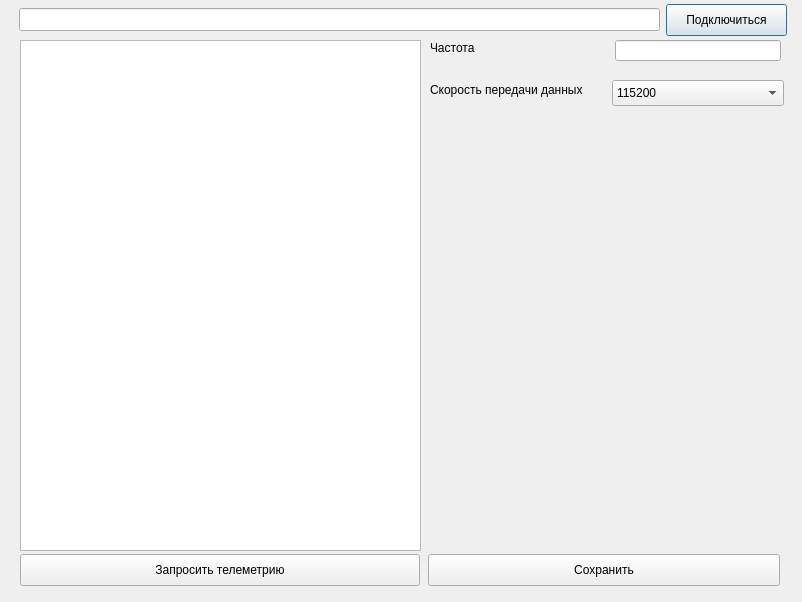
<?xml version="1.0" encoding="UTF-8"?>
<ui version="4.0">
 <class>Dialog</class>
 <widget class="QDialog" name="Dialog">
  <property name="geometry">
   <rect>
    <x>0</x>
    <y>0</y>
    <width>802</width>
    <height>602</height>
   </rect>
  </property>
  <property name="minimumSize">
   <size>
    <width>802</width>
    <height>602</height>
   </size>
  </property>
  <property name="windowTitle">
   <string>Dialog</string>
  </property>
  <property name="inputMethodHints">
   <set>Qt::ImhDigitsOnly</set>
  </property>
  <widget class="QLineEdit" name="lineEdit">
   <property name="geometry">
    <rect>
     <x>19</x>
     <y>8</y>
     <width>641</width>
     <height>23</height>
    </rect>
   </property>
   <property name="readOnly">
    <bool>true</bool>
   </property>
  </widget>
  <widget class="QPushButton" name="pushButton">
   <property name="geometry">
    <rect>
     <x>666</x>
     <y>4</y>
     <width>121</width>
     <height>32</height>
    </rect>
   </property>
   <property name="text">
    <string>Подключиться</string>
   </property>
  </widget>
  <widget class="QTextEdit" name="textEdit">
   <property name="geometry">
    <rect>
     <x>20</x>
     <y>40</y>
     <width>401</width>
     <height>511</height>
    </rect>
   </property>
  </widget>
  <widget class="QLineEdit" name="lineEdit_2">
   <property name="geometry">
    <rect>
     <x>615</x>
     <y>40</y>
     <width>166</width>
     <height>21</height>
    </rect>
   </property>
   <property name="inputMethodHints">
    <set>Qt::ImhNone</set>
   </property>
  </widget>
  <widget class="QLabel" name="label">
   <property name="geometry">
    <rect>
     <x>430</x>
     <y>40</y>
     <width>60</width>
     <height>16</height>
    </rect>
   </property>
   <property name="text">
    <string>Частота</string>
   </property>
  </widget>
  <widget class="QLabel" name="label_2">
   <property name="geometry">
    <rect>
     <x>430</x>
     <y>80</y>
     <width>181</width>
     <height>20</height>
    </rect>
   </property>
   <property name="text">
    <string>Скорость передачи данных</string>
   </property>
  </widget>
  <widget class="QComboBox" name="comboBox">
   <property name="geometry">
    <rect>
     <x>612</x>
     <y>80</y>
     <width>172</width>
     <height>26</height>
    </rect>
   </property>
   <item>
    <property name="text">
     <string>115200</string>
    </property>
   </item>
   <item>
    <property name="text">
     <string>57600</string>
    </property>
   </item>
   <item>
    <property name="text">
     <string>38400</string>
    </property>
   </item>
   <item>
    <property name="text">
     <string>19200</string>
    </property>
   </item>
   <item>
    <property name="text">
     <string>9600</string>
    </property>
   </item>
   <item>
    <property name="text">
     <string>4800</string>
    </property>
   </item>
  </widget>
  <widget class="QPushButton" name="pushButton_2">
   <property name="geometry">
    <rect>
     <x>20</x>
     <y>554</y>
     <width>400</width>
     <height>32</height>
    </rect>
   </property>
   <property name="text">
    <string>Запросить телеметрию</string>
   </property>
  </widget>
  <widget class="QPushButton" name="pushButton_3">
   <property name="geometry">
    <rect>
     <x>428</x>
     <y>554</y>
     <width>352</width>
     <height>32</height>
    </rect>
   </property>
   <property name="text">
    <string>Сохранить</string>
   </property>
  </widget>
 </widget>
 <resources/>
 <connections>
  <connection>
   <sender>Dialog</sender>
   <signal>accepted()</signal>
   <receiver>comboBox</receiver>
   <slot>clearEditText()</slot>
   <hints>
    <hint type="sourcelabel">
     <x>400</x>
     <y>300</y>
    </hint>
    <hint type="destinationlabel">
     <x>697</x>
     <y>92</y>
    </hint>
   </hints>
  </connection>
  <connection>
   <sender>lineEdit</sender>
   <signal>editingFinished()</signal>
   <receiver>comboBox</receiver>
   <slot>clearEditText()</slot>
   <hints>
    <hint type="sourcelabel">
     <x>462</x>
     <y>21</y>
    </hint>
    <hint type="destinationlabel">
     <x>645</x>
     <y>94</y>
    </hint>
   </hints>
  </connection>
 </connections>
</ui>
